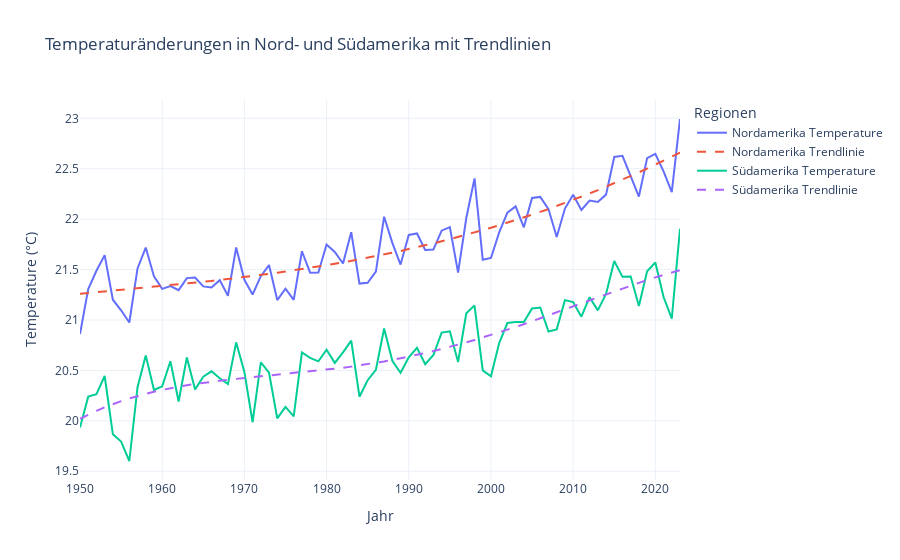

Notebook source saved alongside this figure:
### Code cell
# Aufruf der Funktion
plot_temperature_with_trendlines(df_combined, p_values_df)
